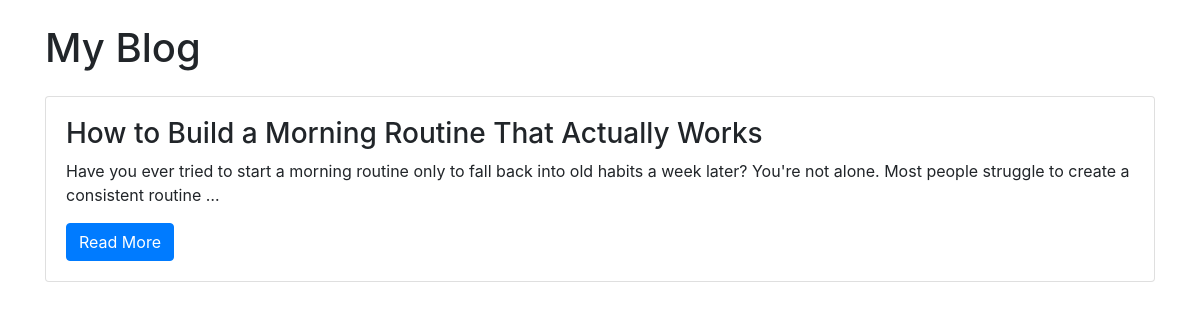
Screenshot of /blog/ with the database file from the repository.
### blog/models.py (models this page shows, shortened)
class Post(models.Model):
    title = models.CharField(max_length=100)
    content = models.TextField()
    created_at = models.DateTimeField(auto_now_add=True)

### blog/views.py (the view)
# urls.py: path('', views.post_list, name='post_list'),
def post_list(request):
    posts = Post.objects.all().order_by('-created_at')
    return render(request, 'blog/post_list.html', {'posts': posts})

### blog/templates/blog/post_list.html
{% extends 'blog/base.html' %}
{% block content %}
  {% for post in posts %}
    <div class="card mb-3">
      <div class="card-body">
        <h3>{{ post.title }}</h3>
        <p>{{ post.content|truncatewords:30 }}</p>
        <a href="{% url 'post_detail' post.pk %}" class="btn btn-primary">Read More</a>
      </div>
    </div>
  {% endfor %}
{% endblock %}

### rows the page displays
Post: title "How to Build a Morning Routine That Actually Works", content "Have you ever tried to start a morning routine only to fall back into old habits a week later? You're not alone. Most people struggle to create a consistent routine …"
